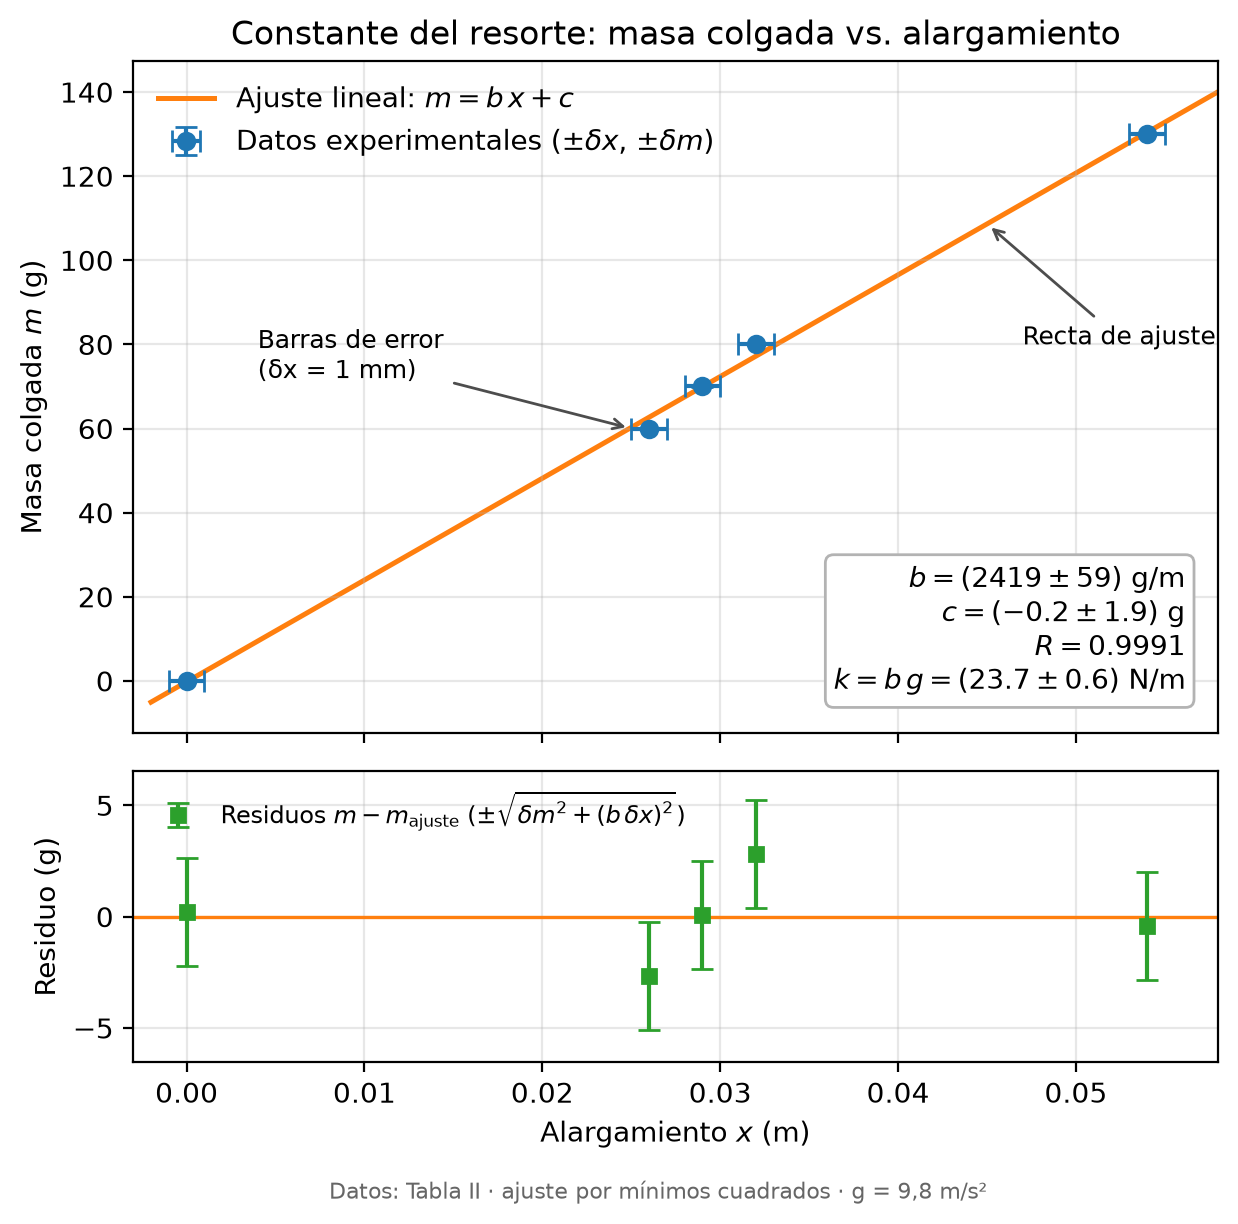

Recreate this plot in Python.
"""Ajuste lineal m(x) para la constante del resorte, con barras de error y residuos.

Tabla II: alargamiento x del resorte en función de la masa colgada m.
En equilibrio k x = m g, por lo que la pendiente b de m(x) da k = b g.
"""

import matplotlib.pyplot as plt
import numpy as np

# Datos (Tabla II)
x = np.array([0.000, 0.026, 0.029, 0.032, 0.054])  # m
m = np.array([0.00, 60.00, 70.00, 80.00, 130.00])  # g

# Incertidumbres instrumentales: regla (1 mm) y balanza (0,01 g)
dx = np.full_like(x, 0.001)  # m
dm = np.full_like(m, 0.01)  # g

G = 9.8  # m/s^2

# Ajuste lineal por mínimos cuadrados: m = b x + c
n = len(x)
b, c = np.polyfit(x, m, 1)
m_fit = b * x + c
res = m - m_fit

s = np.sqrt(np.sum(res**2) / (n - 2))
sxx = np.sum((x - x.mean()) ** 2)
db = s / np.sqrt(sxx)
dc = s * np.sqrt(np.sum(x**2) / (n * sxx))
r = np.corrcoef(x, m)[0, 1]

k = b / 1000 * G  # N/m
dk = db / 1000 * G

# Incertidumbre efectiva en m: incluye la de x proyectada con la pendiente
dm_eff = np.sqrt(dm**2 + (b * dx) ** 2)

print(f"b = ({b:.0f} ± {db:.0f}) g/m")
print(f"c = ({c:.1f} ± {dc:.1f}) g")
print(f"R = {r:.4f}")
print(f"k = ({k:.1f} ± {dk:.1f}) N/m")

fig, (ax, axr) = plt.subplots(
    2,
    1,
    figsize=(7, 6.5),
    sharex=True,
    gridspec_kw={"height_ratios": [3, 1.3], "hspace": 0.08},
)

x_line = np.linspace(-0.002, 0.058, 200)
ax.plot(
    x_line,
    b * x_line + c,
    color="C1",
    lw=1.8,
    label=rf"Ajuste lineal: $m = b\,x + c$",
    zorder=1,
)
ax.errorbar(
    x,
    m,
    xerr=dx,
    yerr=dm,
    fmt="o",
    color="C0",
    ecolor="C0",
    capsize=4,
    ms=6,
    label=r"Datos experimentales ($\pm\delta x$, $\pm\delta m$)",
    zorder=2,
)

ax.set_ylabel(r"Masa colgada $m$ (g)")
ax.set_title("Constante del resorte: masa colgada vs. alargamiento")
ax.grid(alpha=0.3)
ax.legend(loc="upper left", frameon=False)

ax.text(
    0.97,
    0.05,
    (
        rf"$b = ({b:.0f} \pm {db:.0f})$ g/m" + "\n"
        rf"$c = ({c:.1f} \pm {dc:.1f})$ g" + "\n"
        rf"$R = {r:.4f}$" + "\n"
        rf"$k = b\,g = ({k:.1f} \pm {dk:.1f})$ N/m"
    ),
    transform=ax.transAxes,
    ha="right",
    va="bottom",
    fontsize=10,
    bbox=dict(boxstyle="round", fc="white", ec="0.7"),
)

ax.annotate(
    "Barras de error\n(δx = 1 mm)",
    xy=(x[1] - dx[1], m[1]),
    xytext=(0.004, 72),
    fontsize=9,
    ha="left",
    arrowprops=dict(arrowstyle="->", color="0.3"),
)
ax.annotate(
    "Recta de ajuste",
    xy=(0.045, b * 0.045 + c),
    xytext=(0.047, 80),
    fontsize=9,
    arrowprops=dict(arrowstyle="->", color="0.3"),
)

axr.axhline(0, color="C1", lw=1.2)
axr.errorbar(
    x,
    res,
    yerr=dm_eff,
    fmt="s",
    color="C2",
    ecolor="C2",
    capsize=4,
    ms=5,
    label=r"Residuos $m - m_{\mathrm{ajuste}}$ ($\pm\sqrt{\delta m^2 + (b\,\delta x)^2}$)",
)
axr.set_xlabel(r"Alargamiento $x$ (m)")
axr.set_ylabel("Residuo (g)")
axr.grid(alpha=0.3)
axr.legend(loc="upper left", frameon=False, fontsize=8.5)
lim = 1.25 * np.max(np.abs(res) + dm_eff)
axr.set_ylim(-lim, lim)
axr.set_xlim(-0.003, 0.058)

fig.text(
    0.5,
    0.005,
    "Datos: Tabla II · ajuste por mínimos cuadrados · g = 9,8 m/s²",
    ha="center",
    fontsize=8,
    color="0.4",
)

fig.savefig("constante_resorte.png", dpi=200, bbox_inches="tight")
fig.savefig("constante_resorte.pdf", bbox_inches="tight")
